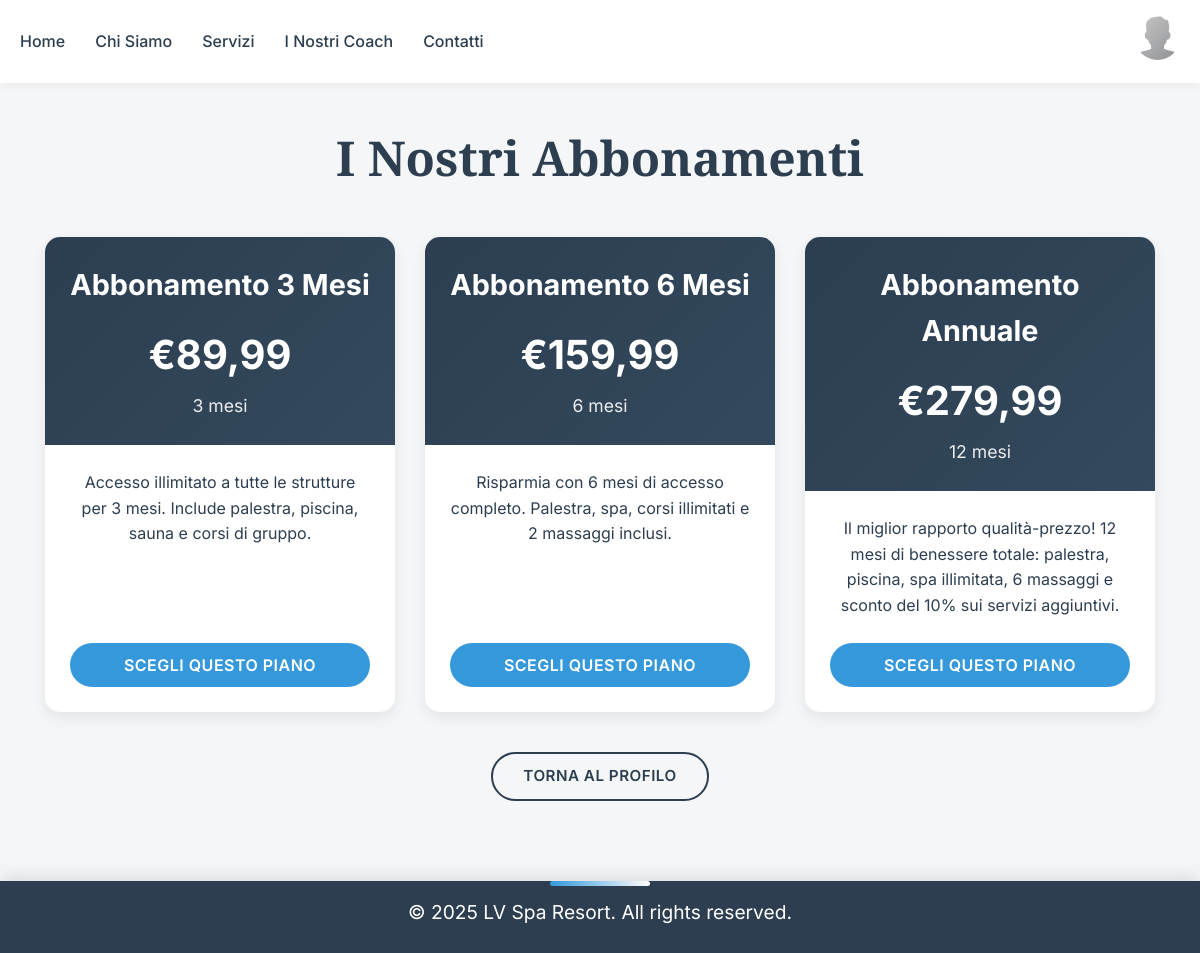
Page /subscriptions/subscription-plans/ (signed in) on the earlier database version.
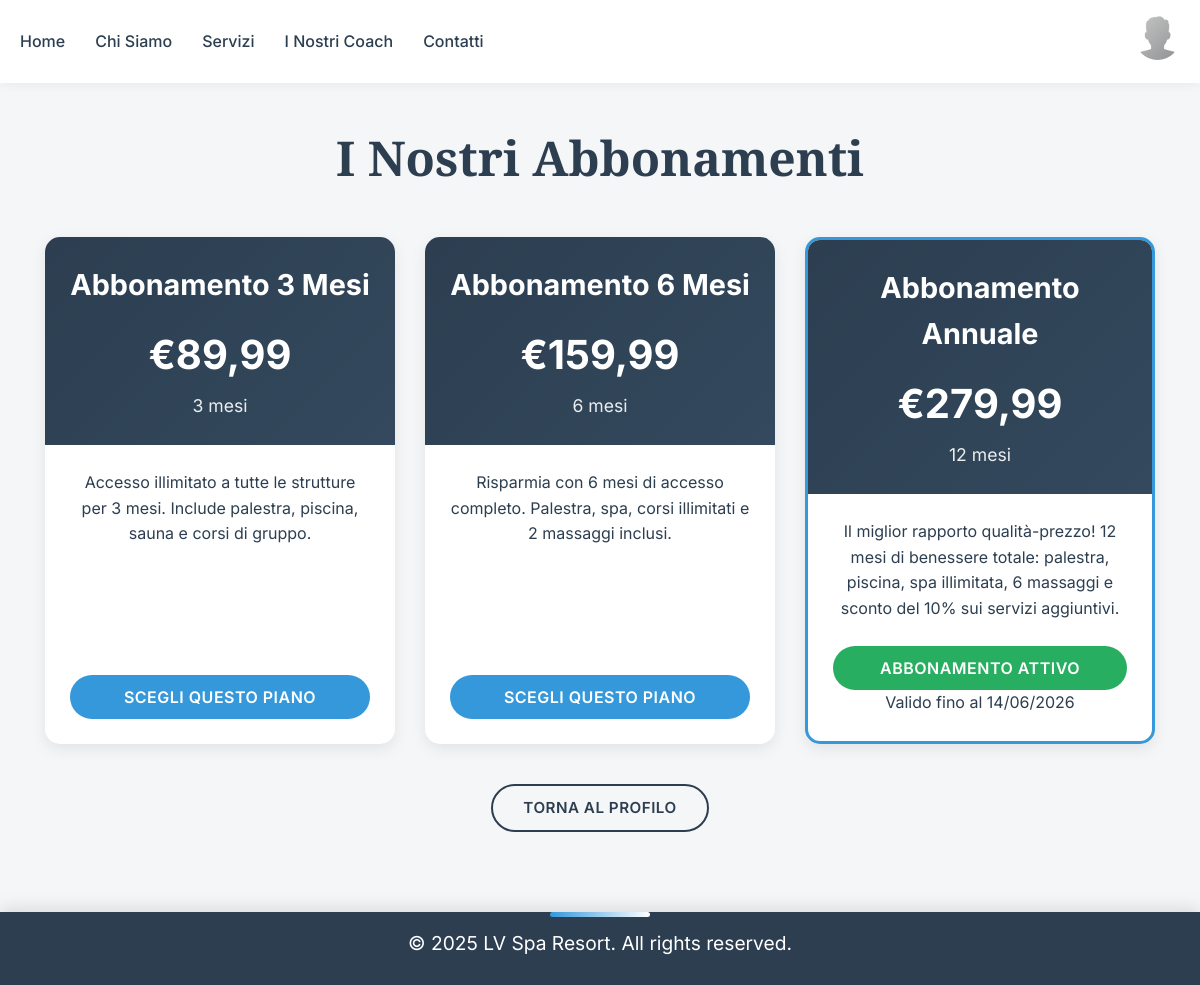
Same page on the later database version.
### users/models.py (models this page shows, shortened)
class User(AbstractBaseUser, PermissionsMixin):
    full_name = models.CharField(max_length=255, default="Nome Cognome")
    email = models.EmailField(unique=True)
    phone = models.CharField(max_length=20, blank=True)
    profile_picture = models.ImageField(
        upload_to="profile_pics/",
        default="profile_pics/def_pfp.png",
        null=True,
        blank=True
    )
    is_active = models.BooleanField(default=True)
    is_staff = models.BooleanField(default=False)
    is_superuser = models.BooleanField(default=False)
    objects = UserManager()
    USERNAME_FIELD = 'email'

### subscriptions/models.py (models this page shows, shortened)
class SubscriptionPlan(models.Model):
    name = models.CharField(max_length=100)
    price = models.FloatField()
    duration = models.IntegerField(help_text="Durata in mesi")
    description = models.TextField()

class Subscription(models.Model):
    user = models.ForeignKey('users.User', on_delete=models.CASCADE)
    plan = models.ForeignKey('subscriptions.SubscriptionPlan', on_delete=models.SET_NULL, null=True, blank=True)
    start_date = models.DateTimeField(auto_now_add=True)
    end_date = models.DateTimeField(blank=True, null=True)
    is_active = models.BooleanField(default=True)

### subscriptions/views.py (the view)
# urls.py: path('subscription-plans/', views.subscription_plans, name='subscription_plans'),
@login_required
def subscription_plans(request):
    plans = SubscriptionPlan.objects.all()
    context = {
        "subscription_plans": plans,
        "user_subscription": Subscription.objects.filter(user=request.user, is_active=True).first(),
    }
    return render(request, 'subscriptions/subscription.html', context)

### subscriptions/templates/subscriptions/subscription.html (shortened to what this page needs)
{% extends 'users/navbar_template.html' %}
{% load static %}
{% block content %}
    <section class="subscription-section">
        <div class="subscription-container">
            <h1>I Nostri Abbonamenti</h1>
            <div class="plans-container">
                {% for plan in subscription_plans %}
                <div class="plan-card {% if user_subscription and user_subscription.plan.id == plan.id %}active-plan{% endif %}">
                    <div class="plan-header">
                        <h2>{{ plan.name }}</h2>
                        <p class="plan-price">€{{ plan.price|floatformat:2 }}</p>
                        <p class="plan-duration">{{ plan.duration }} mesi</p>
                    </div>
                    <div class="plan-description">
                        <p>{{ plan.description }}</p>
                    </div>
                    <div class="plan-action">
                        {% if user_subscription and user_subscription.plan.id == plan.id %}
                            <button class="current-plan-btn" disabled>Abbonamento Attivo</button>
                            <p class="plan-validity">Valido fino al {{ user_subscription.end_date|date:'d/m/Y' }}</p>
                        {% else %}
                            <button type="button" class="subscribe-plan-btn" onclick="openFakePaymentModal({{ plan.id }})">Scegli Questo Piano</button>
                        {% endif %}
                    </div>
                </div>
                {% empty %}
                <div class="no-plans">
                    <p>Al momento non ci sono abbonamenti disponibili.</p>
                </div>
                {% endfor %}
            </div>
            <div class="return-profile">
                <a href="{% url 'profile' %}" class="return-btn">Torna al Profilo</a>
            </div>
        </div>
    </section>
    <footer>
        <p>&copy; 2025 LV Spa Resort. All rights reserved.</p>
    </footer>
    <link rel="stylesheet" href="{% static 'subscriptions/css/subscriptions.css' %}?v={{ timestamp }}">
{% endblock %}

### users/templates/users/navbar_template.html (shortened to what this page needs)
{% load static %}
<!DOCTYPE html>
<html lang="it">
<head>
    <link rel="stylesheet" href="{% static 'users/css/home.css' %}">
</head>
<body>
    <header>
        <nav class="navbar">
            <ul class="nav-links">
                <li><a href="{% url 'home' %}#home">Home</a></li>
                <li><a href="{% url 'home' %}#about">Chi Siamo</a></li>
                <li><a href="{% url 'home' %}#services">Servizi</a></li>
                <li><a href="{% url 'home' %}#coaches">I Nostri Coach</a></li>
                <li><a href="{% url 'home' %}#contact">Contatti</a></li>
            </ul>
            <div class="header-actions">
                {% if user.is_authenticated %}
                    <div class="dropdown">
                        <img
                            src="{{ user.profile_picture.url }}"
                            alt="Immagine profilo utente"
                            class="user-profile-pic"
                        >
                    </div>
                {% else %}
                    <button class="login-btn" onclick="window.location.href='{% url 'login' %}?tab=login'">Login</button>
                    <button class="register-btn" onclick="window.location.href='{% url 'login' %}?tab=register'">Registrati</button>
                {% endif %}
            </div>
        </nav>
    </header>
{% block content %}{% endblock %}
</body>
</html>

### users/static/users/css/home.css (style rules this page uses)
* { margin: 0; padding: 0; box-sizing: border-box; }
:root { --primary-color: #2C3E50; --secondary-color: #34495E; --accent-color: #3498DB; --background-color: #F4F6F7; --text-color: #2C3E50; --white: #FFFFFF; }
body { font-family: 'Inter', sans-serif; line-height: 1.6; background-color: var(--background-color); color: var(--text-color); }
header { position: fixed; top: 0; width: 100%; background-color: var(--white); box-shadow: 0 2px 10px rgba(0, 0, 0, 0.05); z-index: 1000; padding: 15px 0; }
header nav { max-width: 1200px; margin: 0 auto; display: flex; justify-content: space-between; align-items: center; padding: 0 20px; }
header nav ul { display: flex; list-style: none; gap: 30px; }
header nav ul li a { text-decoration: none; color: var(--primary-color); font-weight: 500; transition: color 0.3s ease; position: relative; }
header nav ul li a::after { content: ''; position: absolute; width: 0; height: 2px; bottom: -5px; left: 0; background-color: var(--accent-color); transition: width 0.3s ease; }
.header-actions { display: flex; gap: 20px; }
.dropdown { position: relative; display: inline-block; }
.user-profile-pic { width: 45px; height: 45px; border-radius: 50%; cursor: pointer; transition: transform 0.2s ease; }
footer { background-color: var(--primary-color); color: var(--white); text-align: center; padding: 20px 10px; margin-top: 50px; position: relative; box-shadow: 0 -5px 15px rgba(0, 0, 0, 0.1); }
footer p { font-size: 1.2rem; font-weight: 400; margin-bottom: 10px; font-family: 'Inter', sans-serif; }
footer::before { content: ''; position: absolute; top: 0; left: 50%; transform: translateX(-50%); width: 100px; height: 5px; background: linear-gradient(to right, var(--accent-color), var(--white)); border-radius: 50px; margin-bottom: 10px; }

Differences in the rows shown:
computed for SubscriptionPlan "Abbonamento Annuale": text "SCEGLI QUESTO PIANO" → "ABBONAMENTO ATTIVO Valido fino al"
added Subscription: end_date "14/06/2026"
